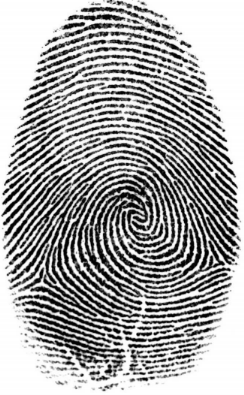
#> input picture 2020/empreinte.png, 244 x 395 px
$ python empreintes.py
#> lines starting #> are read from the running program, lines starting #| are printed output that depends on the picture; after the words box and inside, x2 and y2 are one past the last pixel; in counts of white or black regions, pixels touching at a corner belong together
from skimage.morphology import binary_opening, disk, square, binary_closing
from skimage.io import imread, imshow
from matplotlib import pyplot as plt
from skimage.color import rgb2gray

image = rgb2gray(imread('empreinte.png'))
#> image: shape (395, 244) float64; min 0, max 1, mean 0.652
print(image)
#> (printed output is left out)
image = (image > .5)
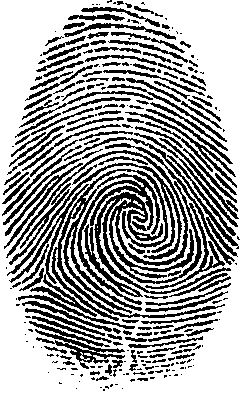
#> image: shape (395, 244) bool; 65.5% white; 263 black regions (120 under 20 px), largest, box (x1, y1, x2, y2) and area: (6, 143, 235, 321) 10007, (7, 163, 182, 276) 1273, (29, 321, 125, 369) 1064
print(image)
#> (printed output is left out)
imshow(image, cmap=plt.cm.gray)
plt.show()
im = binary_closing(image, disk(1))
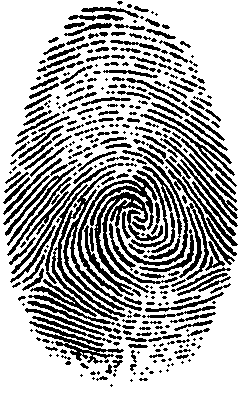
#> im: shape (395, 244) bool; 68.6% white; 378 black regions (154 under 20 px), largest, box (x1, y1, x2, y2) and area: (77, 156, 188, 297) 3435, (51, 170, 142, 321) 2071, (29, 321, 124, 364) 896
print(im)
#> (printed output is left out)
imshow(im)
plt.show()
